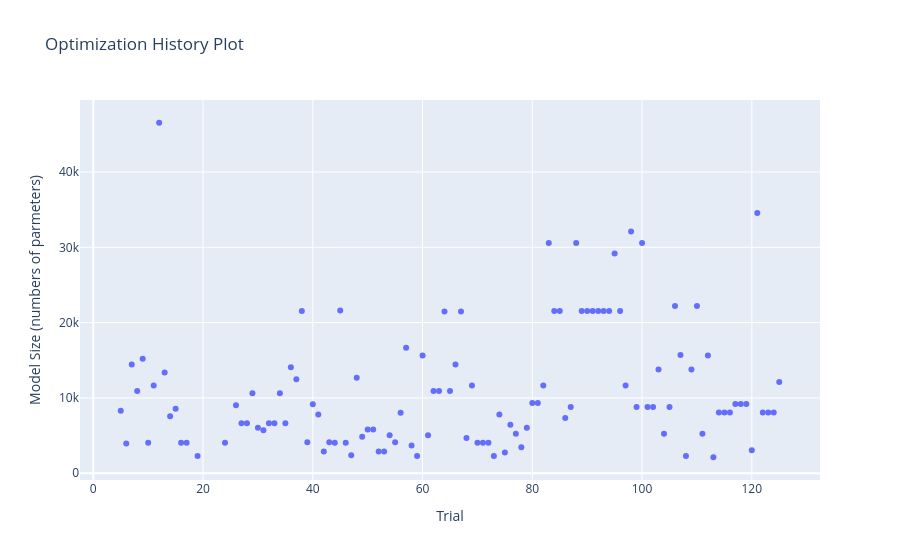

Notebook source saved alongside this figure:
### Code cell
optuna.visualization.plot_optimization_history(
    study,
    target=lambda t: t.values[1],  # On récupère la 2ème valeur retournée par ta fonction objective
    target_name="Model Size (numbers of parmeters)"         # Nom affiché sur l'axe Y
)

### Figure 1 — Plotly figure (JSON) as saved in the notebook; plotly's stock layout.template omitted (floating-point values rounded to 4 significant figures)
{"data": [{"mode": "markers", "name": "Model Size (numbers of parmeters)", "type": "scatter", "x": [5, 6, 7, 8, 9, 10, 11, 12, 13, 14, 15, 16, 17, 19, 24, 26, 27, 28, 29, 30, 31, 32, 33, 34, 35, 36, 37, 38, 39, 40, 41, 42, 43, 44, 45, 46, 47, 48, 49, 50, 51, 52, 53, 54, 55, 56, 57, 58, 59, 60, 61, 62, 63, 64, 65, 66, 67, 68, 69, 70, 71, 72, 73, 74, 75, 76, 77, 78, 79, 80, 81, 82, 83, 84, 85, 86, 87, 88, 89, 90, 91, 92, 93, 94, 95, 96, 97, 98, 99, 100, 101, 102, 103, 104, 105, 106, 107, 108, 109, 110, 111, 112, 113, 114, 115, 116, 117, 118, 119, 120, 121, 122, 123, 124, 125], "y": [8284, 3964, 14444, 10924, 15196, 4060, 11644, 46540, 13388, 7580, 8556, 4060, 4060, 2284, 4060, 9036, 6652, 6652, 10620, 6028, 5724, 6652, 6652, 10620, 6652, 14076, 12476, 21548, 4124, 9164, 7804, 2876, 4124, 4060, 21596, 4060, 2396, 12684, 4844, 5804, 5820, 2876, 2876, 5036, 4124, 8044, 16652, 3676, 2284, 15644, 5036, 10924, 10924, 21484, 10924, 14444, 21484, 4668, 11660, 4060, 4060, 4060, 2284, 7804, 2748, 6428, 5260, 3436, 6028, 9340, 9340, 11660, 30572, 21548, 21548, 7340, 8780, 30572, 21548, 21548, 21548, 21548, 21548, 21548, 29180, 21548, 11660, 32108, 8780, 30572, 8780, 8780, 13772, 5260, 8780, 22220, 15692, 2284, 13772, 22220, 5260, 15644, 2124, 8060, 8060, 8060, 9180, 9180, 9180, 3052, 34572, 8060, 8060, 8060, 12124]}, {"marker": {"color": "#cccccc"}, "mode": "markers", "name": "Infeasible Trial", "showlegend": false, "type": "scatter", "x": [], "y": []}], "layout": {"title": {"text": "Optimization History Plot"}, "xaxis": {"title": {"text": "Trial"}}, "yaxis": {"title": {"text": "Model Size (numbers of parmeters)"}}}}
